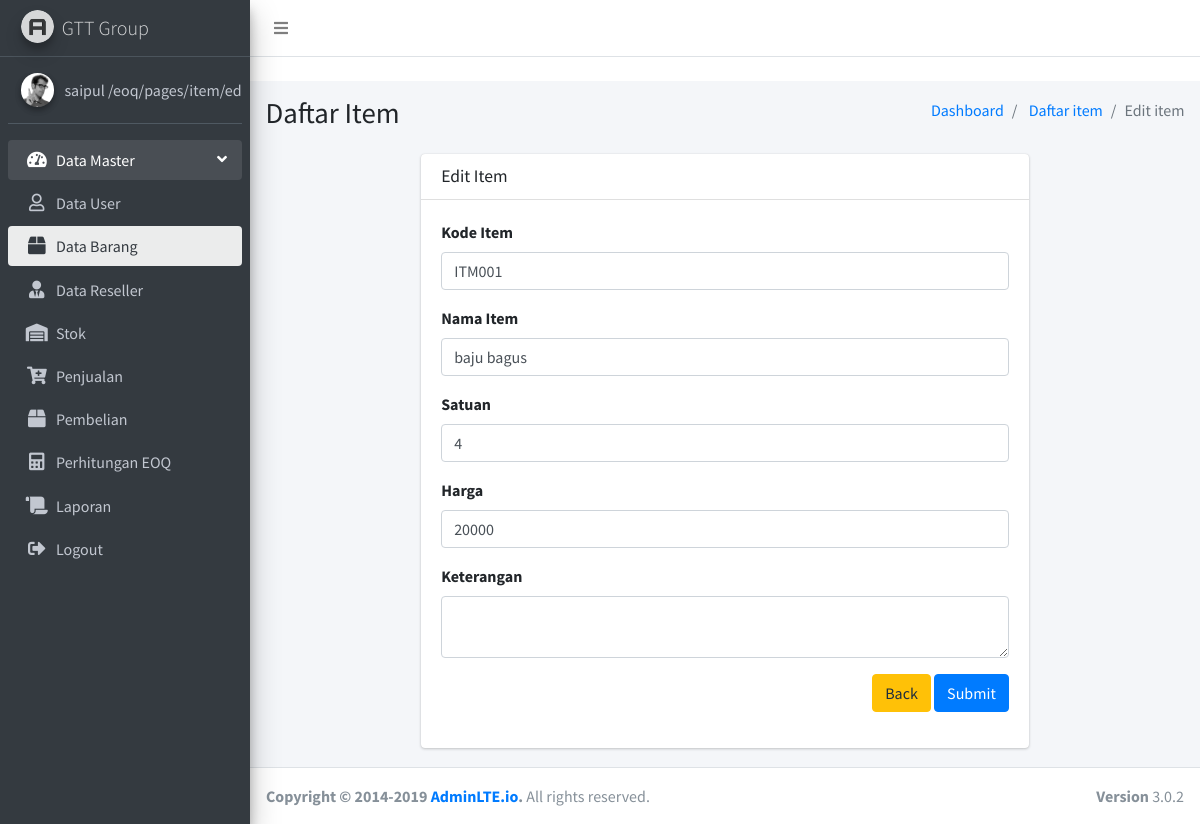
The app's page /pages/item/edit.php?id=1 (signed in) with its own data.
### tables this page shows
CREATE TABLE `barang` (
  `id` int(11) NOT NULL,
  `code` varchar(10) NOT NULL COMMENT 'ITM001\r\nITM002',
  `name` varchar(20) NOT NULL,
  `harga` int(11) UNSIGNED NOT NULL,
  `total` int(10) UNSIGNED NOT NULL COMMENT 'total akan berubah sesuai dengan transaksi yang dilakukan',
  `keterangan` tinytext NOT NULL,
  `created_at` timestamp NOT NULL DEFAULT CURRENT_TIMESTAMP,
  `updated_at` timestamp NOT NULL DEFAULT CURRENT_TIMESTAMP ON UPDATE CURRENT_TIMESTAMP
);

### pages/item/edit.php (the view, shortened to what this page needs)
<?php
  include('../../Connect.php');
  $id = $_GET['id'];
  $result = mysqli_query($conn, "SELECT * FROM barang WHERE id=$id");
  while ($data = mysqli_fetch_array($result)) {
      $code = $data['code'];
      $name = $data['name'];
      $total = $data['total'];
      $harga = $data['harga'];
      $description = $data['description'];
  }
?>
<!DOCTYPE html>
<html>
<head>
  <link rel="stylesheet" href="../../plugins/fontawesome-free/css/all.min.css">
  <link rel="stylesheet" href="https://code.ionicframework.com/ionicons/2.0.1/css/ionicons.min.css">
  <link rel="stylesheet" href="../../dist/css/adminlte.min.css">
</head>
<body class="hold-transition sidebar-mini">
<div class="wrapper">
  <nav class="main-header navbar navbar-expand navbar-white navbar-light">
    <ul class="navbar-nav">
      <li class="nav-item">
        <a class="nav-link" data-widget="pushmenu" href="#"><i class="fas fa-bars"></i></a>
      </li>
    </ul>
  </nav>
  <?= include('../sidebar/index.php') ?>
  <div class="content-wrapper">
    <section class="content-header">
      <div class="container-fluid">
        <div class="row mb-2">
          <div class="col-sm-6">
            <h1>Daftar Item</h1>
          </div>
          <div class="col-sm-6">
            <ol class="breadcrumb float-sm-right">
              <li class="breadcrumb-item"><a href="/index.php">Dashboard</a></li>
              <li class="breadcrumb-item">
                <a href="/pages/item/index.php">Daftar item</a>
              </li>
              <li class="breadcrumb-item active">Edit item</li>
            </ol>
          </div>
        </div>
      </div>
    </section>
    <section class="content">
      <div class="container-fluid">
        <div class="row">
          <div class="col-md-8 mx-auto">
            <div class="card">
              <div class="card-header">
                <h3 class="card-title">Edit Item</h3>
              </div>
              <div class="card-body">
                <form action="/eoq/backend/item/updateItem.php?id=<?= $_GET['id'] ?>" method="post">
                  <div class="form-group">
                    <label class="form-label" for="">Kode Item</label>
                    <input class="form-control" type="text" name="code" value="<?php echo $code ?>" required>
                  </div>
                  <div class="form-group">
                    <label class="form-label" for="">Nama Item</label>
                    <input class="form-control" type="text" name="name" value="<?php echo $name ?>" required>
                  </div>
                  <div class="form-group">
                    <label class="form-label" for="">Satuan</label>
                    <input class="form-control" type="number" name="total" value="<?php echo $total ?>" required>
                  </div>
                  <div class="form-group">
                    <label class="form-label" for="">Harga</label>
                    <input class="form-control" type="number" name="harga" value="<?= $harga ?>" required>
                  </div>
                  <div class="form-group">
                    <label class="form-label" for="">Keterangan</label>
                    <textarea id="description" class="form-control" name="description"><?php echo $description ?></textarea>
                  </div>
                  <div class="form-group text-right">
                    <a class="btn btn-warning" href="/pages/item">Back</a>
                    <input type="submit" name="update" class="btn btn-primary" value="Submit">
                  </div>
                </form>
              </div>
            </div>
          </div>
        </div>
      </div>
    </section>
  </div>
  <footer class="main-footer">
    <div class="float-right d-none d-sm-block">
      <b>Version</b> 3.0.2
    </div>
    <strong>Copyright &copy; 2014-2019 <a href="http://adminlte.io">AdminLTE.io</a>.</strong> All rights
    reserved.
  </footer>
</div>
</body>
</html>

### records on screen
barang: code "ITM001", name "baju bagus", total "4", harga "20000"

### other values on screen
$_SESSION['username'] "saipul"
